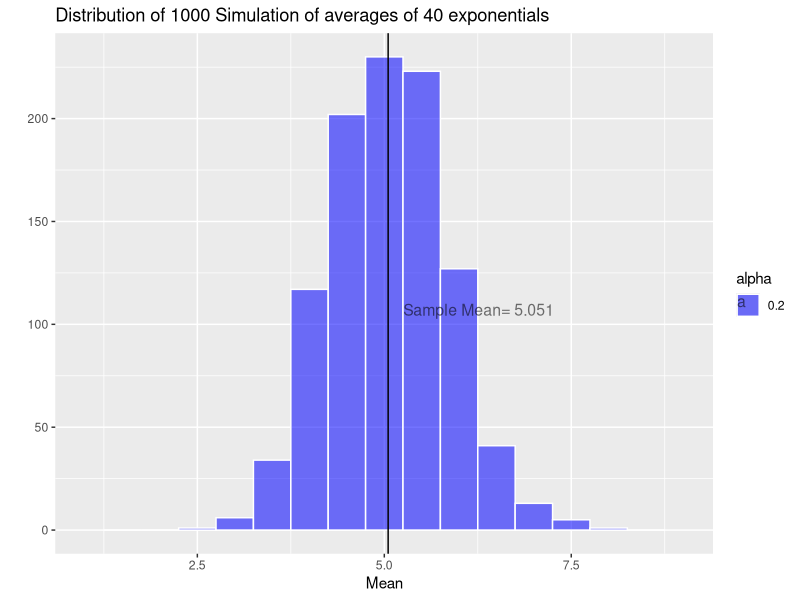
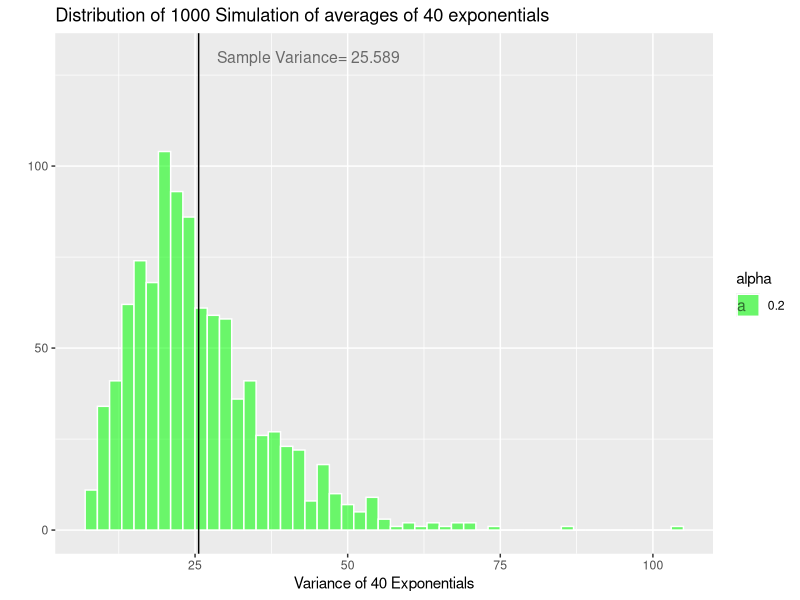
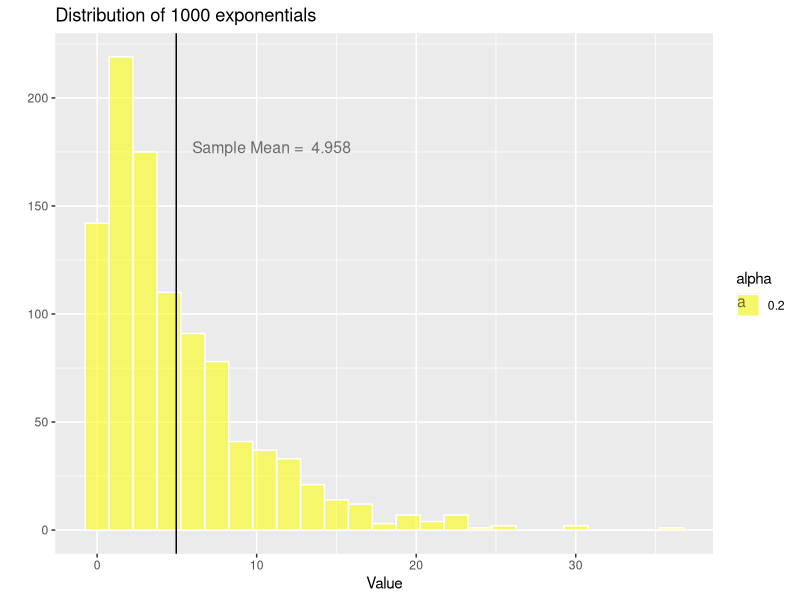

R code for these plots, in order:
## ---- chunk 1
library('ggplot2')
## ---- chunk 2
simulations_number <- 1000
n <- 40
lambda <- 0.2
## ---- chunk 3
mn = NULL
variance = NULL
for (i in 1 : simulations_number) {
    expd <- rexp(n, lambda)   #Exponential Distribution
    mn  <- c(mn, mean(expd)) #mean
    variance <- c(variance, var(expd)) #Variance     
}
sample_mean <- mean(mn) # Sample Mean
mean_theoretical <- 1/lambda # Theoritical Mean
sample_mean
mean_theoretical
## ---- chunk 4
plot1 <- qplot(mn,  fill = I("blue"), color = I("white"), geom = "histogram", 
               xlab = "Mean", binwidth = 0.5, xlim = c(1,9), alpha = 0.2,
               main = "Distribution of 1000 Simulation of averages of 40 exponentials") 
plot1 <- plot1 + geom_vline(xintercept = sample_mean, color = "black") 
plot1 <- plot1 + geom_text(mapping = aes(x = sample_mean, y = 110, 
                                         label = paste("Sample Mean=", 
                                                       round(sample_mean, 3))), 
                           size = 4, vjust = 1, hjust = -0.1)
plot1
## ---- chunk 5
sample_variance <- mean(variance) # Sample Variance
variance_theoretical <- (1/lambda)^2 # Theoritical Variance
sample_variance
variance_theoretical
## ---- chunk 6
plot2 <- qplot(variance,  fill = I("green"), color = I("white"),
               geom = "histogram", binwidth = 2, 
               xlab = "Variance of 40 Exponentials",
               alpha = 0.2,
               main = "Distribution of 1000 Simulation of averages of 40 exponentials") 
plot2 <- plot2 + geom_vline(xintercept = sample_variance, color = "black") 
plot2 <- plot2 + geom_text(mapping = aes(x = sample_variance, y = 130, 
                                         label = paste("Sample Variance=", 
                                                       round(sample_variance, 3))), 
                           size=4, hjust= -0.1)
plot2 
## ---- chunk 7
expdistrib <- rexp(simulations_number, lambda)
expdistrib_mean = mean(expdistrib) #Mean Exponential Distribution 
expdistrib_variance = var(expdistrib) #Variance Exponential Distribution 
expdistrib_mean
expdistrib_variance
## ---- chunk 8
plot3 <- qplot(expdistrib,  fill = I("yellow"), color = I("white"),
               alpha = 0.2,
               geom = "histogram", xlab = "Value", binwidth = 1.5,
               main = "Distribution of 1000 exponentials ") 
plot3 <- plot3 + geom_vline(xintercept = expdistrib_mean, color = "black") 
plot3 <- plot3 + geom_text(mapping = aes(x = expdistrib_mean, y = 180, 
                                         label = paste("Sample Mean = ", 
                                                       round(expdistrib_mean, 3))), 
                           size = 4, hjust = -0.1, vjust = 1)
plot3 
